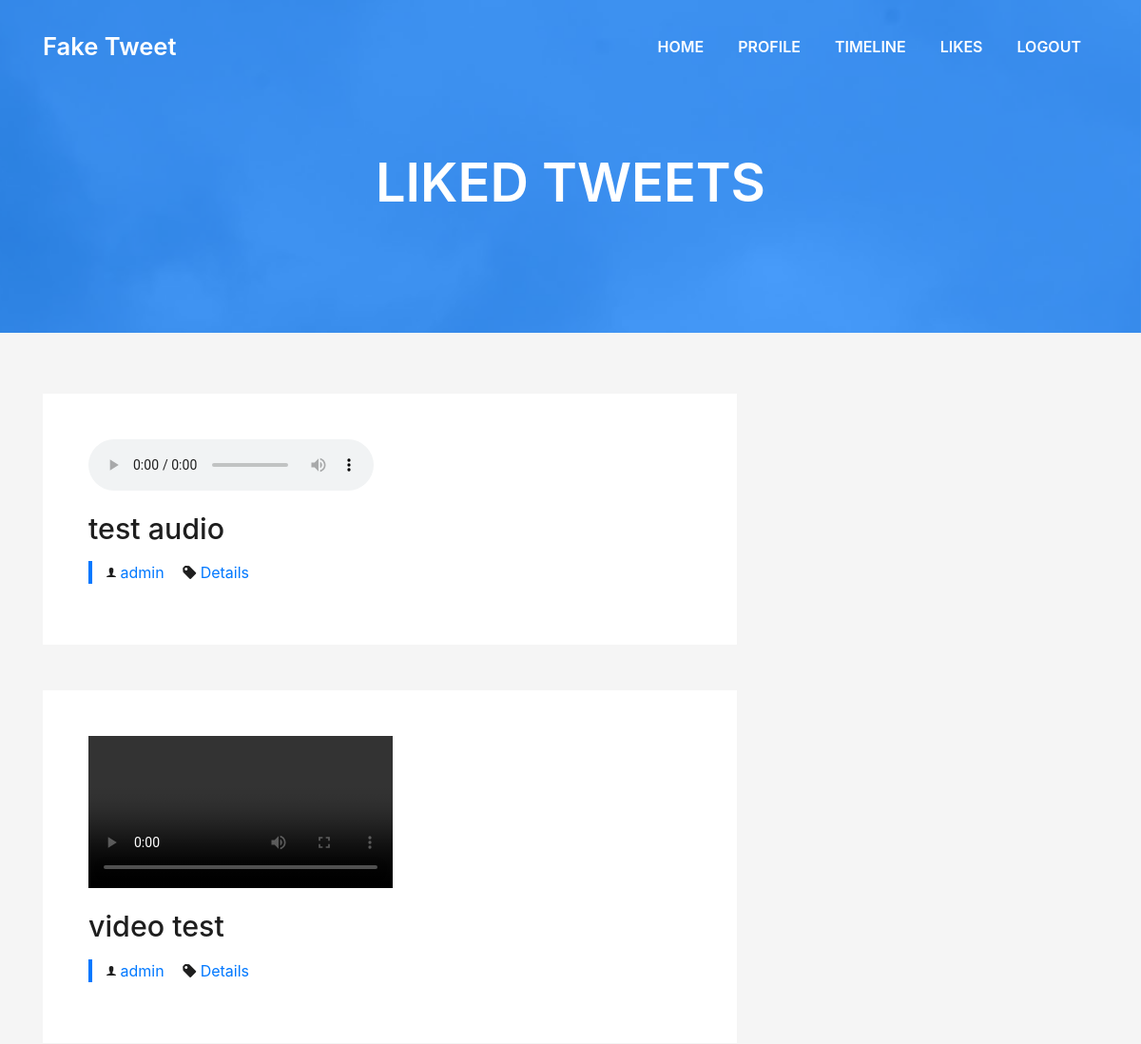
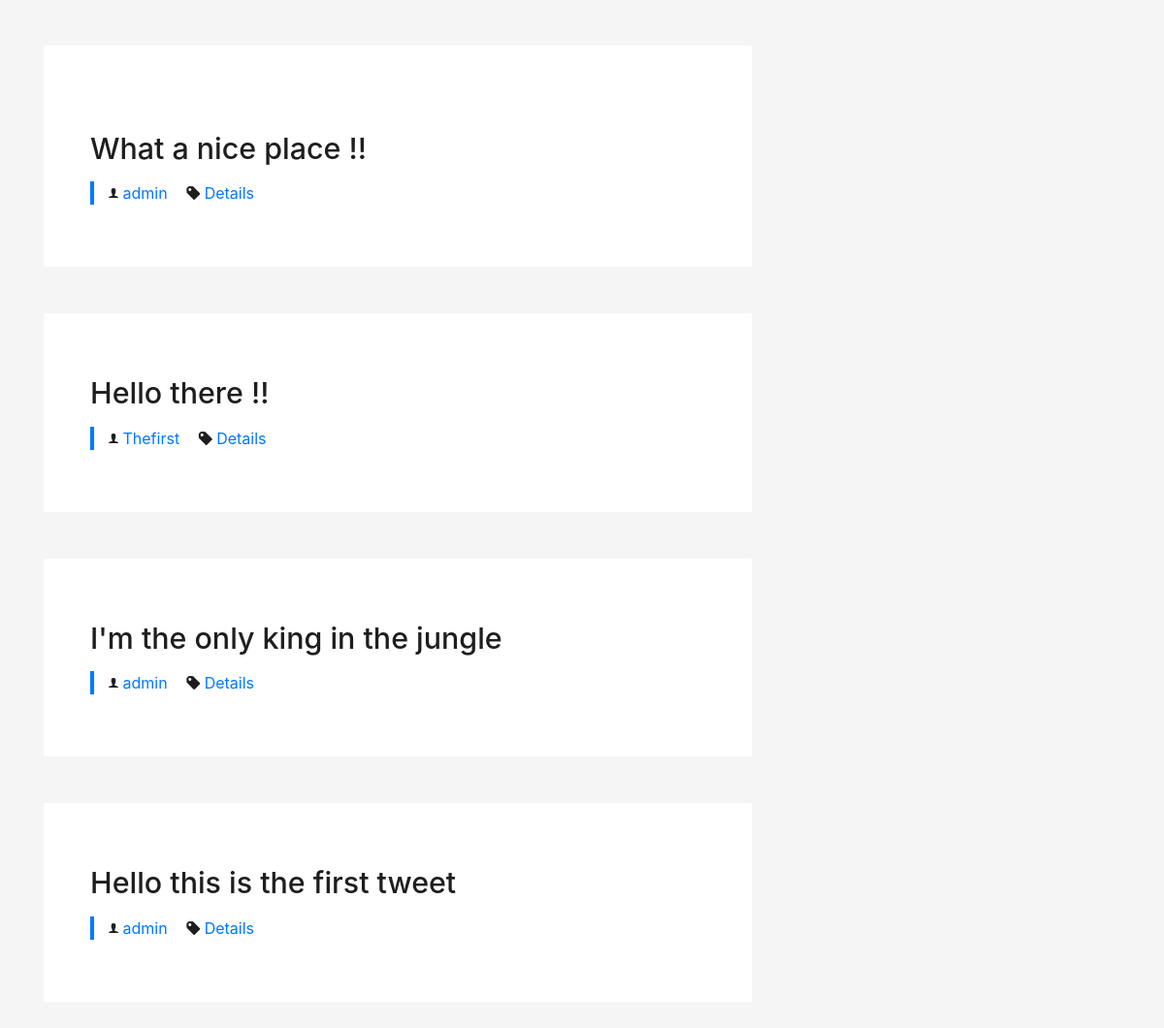
Screenshot of /liketweet/ (signed in) with the database file from the repository (2 pictures, top to bottom).
### twit/models.py (models this page shows, shortened)
class Tweet(models.Model):
    author = models.ForeignKey(User, on_delete=models.CASCADE)
    tweet = models.CharField(max_length=280)
    created = models.DateTimeField(auto_now_add=True)
    like = models.ManyToManyField(User, related_name= 'likes', blank=True)
    image = models.FileField(null=True, blank=True)

### twit/views.py (the view)
# urls.py: path('liketweet/', likepage, name = 'likepage'),
@login_required
def likepage(request):
    twet = Tweet.objects.filter(like=request.user).order_by('-created')
    context = {'tweet': twet}
    return render(request, 'likedtweet.html', context)

### twit/templates/likedtweet.html (shortened to what this page needs)
{% extends "base.html" %}
{% block pagename %}
    Liked tweets
{% endblock %}
{% block content %}
  <section class="blog-wrapper sect-pt4" id="blog">
    <div class="container">
      <div class="row">
        <div class="col-md-8">
          {% for t in tweet %}
          <div class="post-box">
            <div class="post-thumb">
              {% if t.image %}
                  {% if '.mp4' in t.image.name %}
                     <video width="320" height="240" controls class="img-fluid">
                       <source src="{{ t.image.url }}" type="video/mp4">
                      </video>
                  {% elif '.mp3' in t.image.name %}
                    <audio controls >
                      <source src="{{ t.image.url }}" type="audio/mpeg">
                    </audio>
                  {% else %}
                    <img src="{{ t.image.url }}" class="img-fluid" alt="">
                  {% endif %}
              {% endif %}
            </div>
            <div class="post-meta">
              <h1 class="article-title">{{ t.tweet }}</h1>
              <ul>
                <li>
                  <span class="ion-ios-person"></span>
                  <a>{{ t.author.username }}</a>
                </li>
                <li>
                  <span class="ion-pricetag"></span>
                  <a href="{% url 'details' id=t.id %}">Details</a>
                </li>
              </ul>
            </div>
          </div>
          {% endfor %}
          </div>
    </div>
  </section>
{% endblock %}

### static/style/css/style.css (style rules this page uses)
body { background-color: #f5f5f5; color: #4e4e4e; }
h1, h2, h3, h4, h5, h6 { color: #1e1e1e; }
a { color: #1e1e1e; transition: all 0.5s ease-in-out; }
.sect-pt4 { padding-top: 4rem; }
.ul-resect, .socials ul, .list-ico, .blog-wrapper .post-meta ul, .box-comments .list-comments, .widget-sidebar .list-sidebar, .widget-tags ul { list-style: none; padding-left: 0; margin-bottom: 0; }
.post-box, .form-comments, .box-comments, .widget-sidebar { padding: 2rem; background-color: #fff; margin-bottom: 3rem; }
.blog-wrapper .article-title { font-size: 1.5rem; }
.blog-wrapper .post-meta { margin: 1rem 0; }
.blog-wrapper .post-meta ul { border-left: 4px solid #0078ff; margin-top: 1rem; }
.blog-wrapper .post-meta ul li { display: inline-block; margin-left: 15px; }
.blog-wrapper .post-meta ul a { color: #0078ff; }
.blog-wrapper .post-meta ul span { color: #1e1e1e; }
@media (min-width: 768px) { .post-box, .form-comments, .box-comments, .widget-sidebar { padding: 3rem; } }
@media (min-width: 768px) { .blog-wrapper .article-title { font-size: 1.9rem; } }

### rows the page displays
Tweet: tweet "test audio", author.username "admin"
Tweet: tweet "video test", author.username "admin"
Tweet: tweet "What a nice place !!", author.username "admin"
Tweet: tweet "Hello there !!", author.username "Thefirst"
Tweet: tweet "I'm the only king in the jungle", author.username "admin"
Tweet: tweet "Hello this is the first tweet", author.username "admin"
